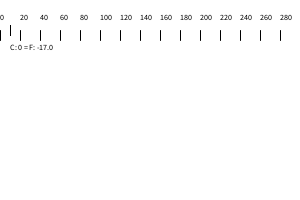
Frame 1 (no input)
Frame 60 (the mouse pressed at the canvas centre just before this capture): identical to frame 1, image omitted
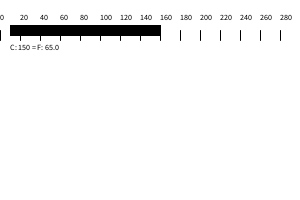
Frame 120 (the mouse held since frame 60 and released just before this capture)

The Processing sketch that drew these frames (run headless with seeded random() and noise(); from frame 60 on, the mouse is pressed at the canvas centre):

// Processing sketch: tempConverter
// ── tempConverter.pde
// Devin Killinger
// 10/02/18

void setup () {
  size(300, 200);
}

void draw () {
  background(255);
  fill(0);

  for (int i=0; i<width; i+=20) {
    line(i, 30, i, 40);

    textSize(8);
    text(i, i, 20);
  }

  text("C: " + mouseX + " = F: " + tempCtoF(mouseX), 10, 50);
  rect(10, 25, mouseX, 10);
}

float tempCtoF(int C) {
  C-=32;
  C*=5;
  C/=9;
  return C;
}

float tempFtoC(int F) {
  F*=9;
  F/=5;
  F+=32;
  return F;
}
